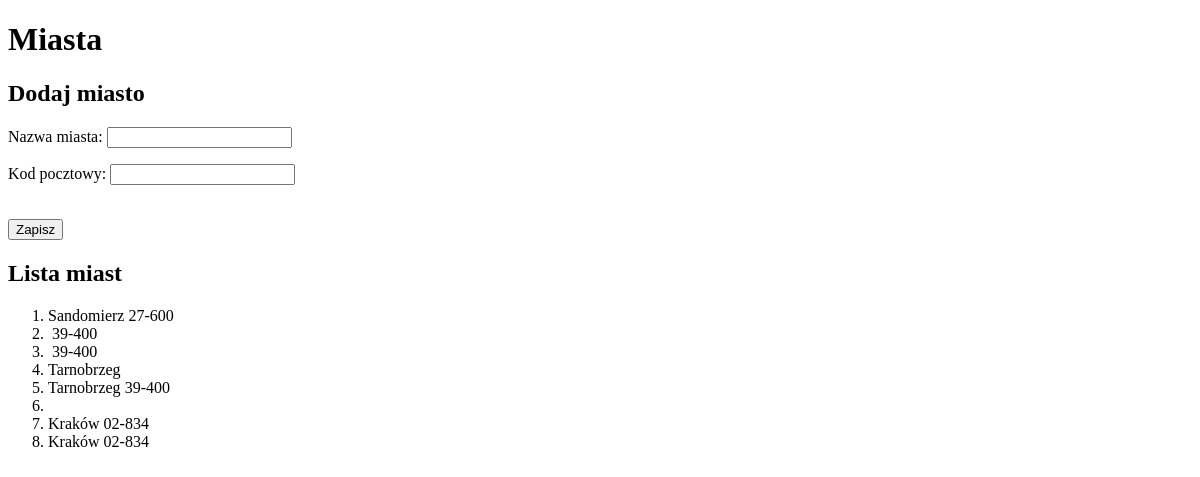
Page /studenci/miasta/ on the earlier database version.
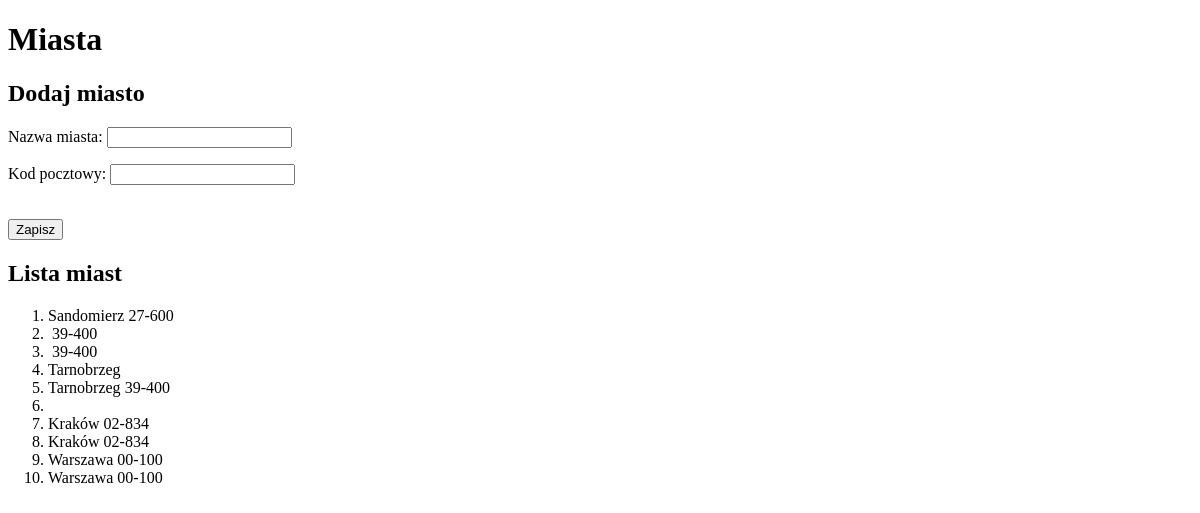
Same page on the later database version.
### studenci/models.py (models this page shows, shortened)
class Miasto(models.Model):
    nazwa = models.CharField(verbose_name='miasto', max_length=30)
    kod = models.CharField(max_length=30, help_text="Wpisz kod pocztowy")
    class Meta:
        verbose_name_plural = "miasta"

### studenci/views.py (the view)
# urls.py: path('miasta/', views.miasta, name='miasta'),
def miasta(request):
    if request.method == 'POST':
        form = MiastoForm(request.POST)
        if form.is_valid():
            m = Miasto(nazwa=form.cleaned_data['nazwa'], kod=form.cleaned_data['kod'])
            m.save()
            messages.success(request, "Poprawnie dodano dane!")
            return redirect(reverse('studenci:miasta'))
        else:
            messages.error(request, "Niepoprawne dane!")
    else:
        form = MiastoForm()
    miasta = Miasto.objects.all()
    kontekst = {'miasta': miasta, 'form': form}
    return render(request, 'studenci/miasta.html', kontekst)

### studenci/forms.py
class MiastoForm(forms.Form):
    nazwa = forms.CharField(
        label="Nazwa miasta",
        max_length=30,
        widget=forms.TextInput()
    )
    kod = forms.CharField(
        label="Kod pocztowy",
        max_length=6,
        widget=forms.TextInput()
    )

### studenci/templates/studenci/miasta.html (shortened to what this page needs)
{% extends 'szablon.html' %}
{% block naglowek %}Miasta{% endblock naglowek %}
{% block tresc %}
<h2>Dodaj miasto</h2>
    <form action="." method="POST">
        {{ form.as_p }}
        <br>
        <input type="submit" value="Zapisz">
    </form>
<h2>Lista miast</h2>
<ol>
    {% for miasto in miasta %}
        <li>{{ miasto.nazwa }}&nbsp;{{ miasto.kod }}</li>
    {% endfor %}
</ol>
{% endblock tresc %}

### templates/szablon.html (shortened to what this page needs)
<!DOCTYPE html>
<html lang="pl">
<head>
</head>
<body>
    <h1>{% block naglowek %}Projekt Django{% endblock naglowek %}</h1>
{% block tresc %}
{% endblock tresc %}
</body>
</html>

Differences in the rows shown:
added Miasto: nazwa "Warszawa", kod "00-100"
added Miasto: nazwa "Warszawa", kod "00-100"
